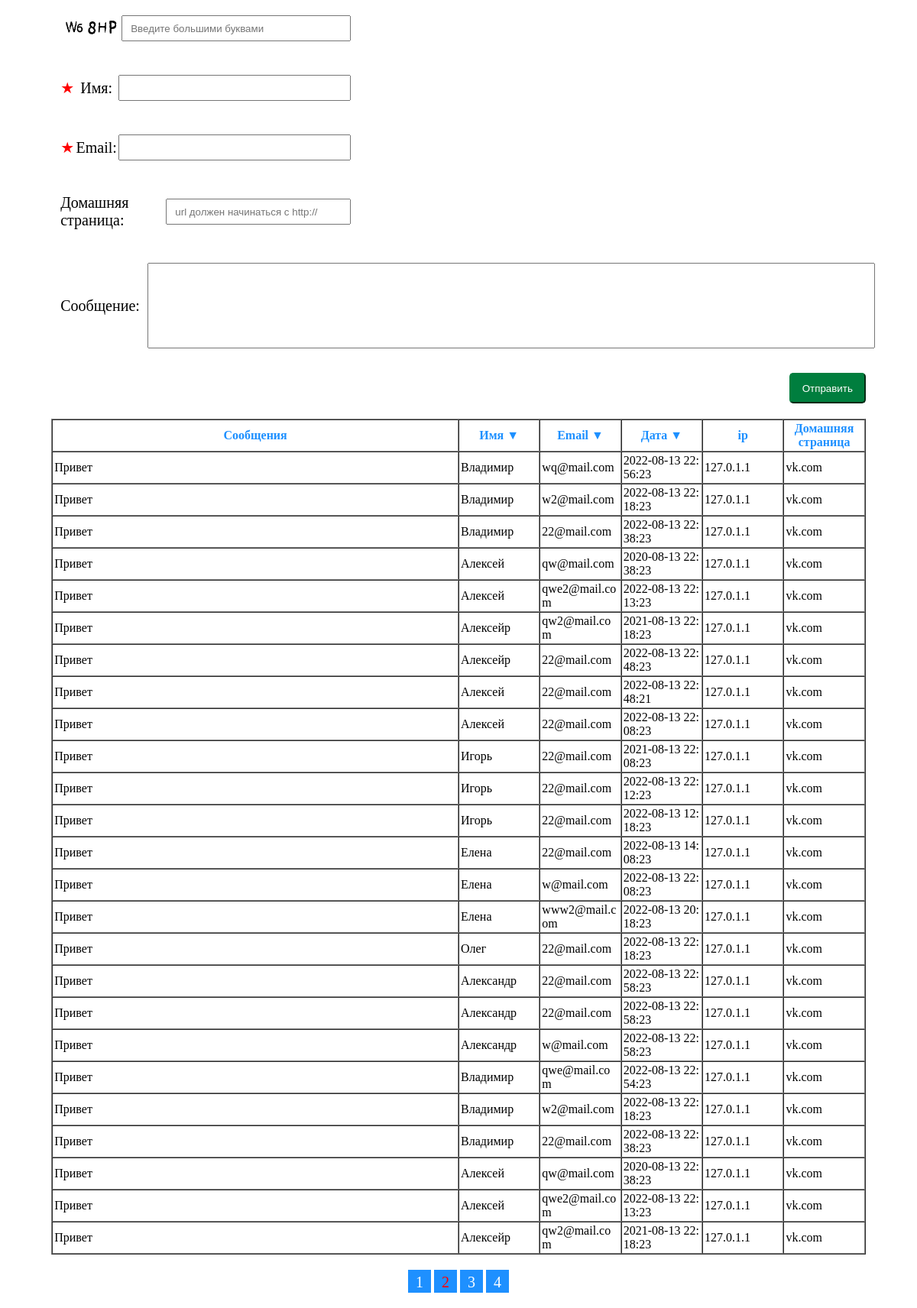
/?page=1, run on the app's committed database.
### tables this page shows
CREATE TABLE `guest` (
  `id` int(11) NOT NULL,
  `userName` varchar(255) NOT NULL,
  `email` varchar(350) DEFAULT NULL,
  `homePage` varchar(350) DEFAULT NULL,
  `text` text,
  `ip` varchar(250) DEFAULT NULL,
  `browser` text,
  `date` datetime NOT NULL
);

### router/routes.php (called while the page is built)
<?php
Router::run();

### index.php (called while the page is built, shortened)
<?php
require "router/routes.php";
?>

### Model/Guest.php (called while the page is built, shortened)
<?php
class Guest
{
    private $dsn = 'mysql:host=localhost;dbname=guest_book';
    private $username = 'root';
    private $password = '';
    private $dbh;
    public function __construct()
    {
        try {
            $this->dbh = new PDO($this->dsn, $this->username, $this->password);
        } catch (PDOException $e) {
            print "Error!: " . $e->getMessage() . "<br/>";
            die();
        }
    }
    public function getData()
    {
        $sql = "SELECT * FROM `guest`";
        $query = $this->dbh->prepare($sql);
        $query->execute();
        $result = $query->fetchAll();
        return $result;
    }
}

### Views/table.php (the view, shortened to what this page needs)
<table class="table" width="100%" border="1" cellspacing="0" cellpadding="2">
    <tr>
        <th width="50%">Сообщения</th>
        <th width="10%"><a href="/?userName=<? echo empty($_GET) || $_GET['userName'] == 'ASC' ? 'DESC' : 'ASC'; ?>">
                Имя
                <? echo empty($_GET) || $_GET['userName'] == 'ASC' ? "&#x25B2" : "&#x25BC"; ?></a></th>
        <th width="10%"><a href="/?email=<? echo empty($_GET) || $_GET['email'] == 'ASC' ? 'DESC' : 'ASC'; ?>">Email
                <? echo empty($_GET) || $_GET['email'] == 'ASC' ? "&#x25B2" : "&#x25BC"; ?></a></th>
        <th width="10%"><a href="/?date=<? echo empty($_GET) || $_GET['date'] == 'ASC' ? 'DESC' : 'ASC'; ?>">Дата
                <? echo empty($_GET) || $_GET['date'] == 'ASC' ? "&#x25B2" : "&#x25BC"; ?></a></th>
        <th width="10%">ip</th>
        <th width="10%">Домашняя страница</th>
    </tr>
    <? for ($i = $pagination['page'] * $pagination['count']; $i < ($pagination['page'] + 1) * $pagination['count']; $i++) {
        if (!empty($data[$i])) {
            ?>
            <tr width="50%">
                <div>
                    <td style="word-break:break-all;"><? echo $data[$i]['text'] ?></td>
                </div>
                <td style="word-break:break-all" width="10%"><? echo $data[$i]['userName'] ?></td>
                <td style="word-break:break-all" width="10%"><? echo $data[$i]['email'] ?></td>
                <td style="word-break:break-all" width="10%"><? echo $data[$i]['date'] ?></td>
                <td style="word-break:break-all" width="10%"><? echo $data[$i]['ip'] ?></td>
                <td style="word-break:break-all" width="10%"><? echo $data[$i]['homePage'] ?></td>
            </tr>
        <? }
    } ?>
</table>
<? if (!empty($data)) { ?>
    <div class="pagination">
        <? for ($p = 0; $p < $pagination['pageCount']; $p++) { ?>
            <a class="pagination_button <? echo $_GET['page'] == $p ? 'active_button' : '' ?>" href="<?
            if ($_GET['userName'] || $_GET['email'] || $_GET['date']) {
                echo '?' . key($_GET) . '=' . $_GET[key($_GET)] . '&' . 'page=' . $p;
            } else {
                echo '/?page=' . $p;
            }
            ?>"><? echo $p + 1 ?></a>
        <? } ?>
    </div>
<? } ?>

### public/css/style.css (style rules this page uses)
a { color: dodgerblue; text-decoration: none; }
.pagination { text-align: center; margin: 20px 0; }
.pagination_button { display: inline-block; background-color: dodgerblue; color: white; width: 20px; height: 20px; padding: 5px; font-size: 20px; }
.active_button { color: red; }
th { color: dodgerblue; }

### data on the page
guest: text "Привет", userName "Владимир", email "wq@mail.com", date "2022-08-13 22:56:23", ip "127.0.1.1", homePage "vk.com"
guest: text "Привет", userName "Владимир", email "w2@mail.com", date "2022-08-13 22:18:23", ip "127.0.1.1", homePage "vk.com"
guest: text "Привет", userName "Владимир", email "22@mail.com", date "2022-08-13 22:38:23", ip "127.0.1.1", homePage "vk.com"
guest: text "Привет", userName "Алексей", email "qw@mail.com", date "2020-08-13 22:38:23", ip "127.0.1.1", homePage "vk.com"
guest: text "Привет", userName "Алексей", email "qwe2@mail.com", date "2022-08-13 22:13:23", ip "127.0.1.1", homePage "vk.com"
guest: text "Привет", userName "Алексейр", email "qw2@mail.com", date "2021-08-13 22:18:23", ip "127.0.1.1", homePage "vk.com"
guest: text "Привет", userName "Алексейр", email "22@mail.com", date "2022-08-13 22:48:23", ip "127.0.1.1", homePage "vk.com"
guest: text "Привет", userName "Алексей", email "22@mail.com", date "2022-08-13 22:48:21", ip "127.0.1.1", homePage "vk.com"
guest: text "Привет", userName "Алексей", email "22@mail.com", date "2022-08-13 22:08:23", ip "127.0.1.1", homePage "vk.com"
guest: text "Привет", userName "Игорь", email "22@mail.com", date "2021-08-13 22:08:23", ip "127.0.1.1", homePage "vk.com"
guest: text "Привет", userName "Игорь", email "22@mail.com", date "2022-08-13 22:12:23", ip "127.0.1.1", homePage "vk.com"
guest: text "Привет", userName "Игорь", email "22@mail.com", date "2022-08-13 12:18:23", ip "127.0.1.1", homePage "vk.com"
guest: text "Привет", userName "Елена", email "22@mail.com", date "2022-08-13 14:08:23", ip "127.0.1.1", homePage "vk.com"
guest: text "Привет", userName "Елена", email "w@mail.com", date "2022-08-13 22:08:23", ip "127.0.1.1", homePage "vk.com"
guest: text "Привет", userName "Елена", email "www2@mail.com", date "2022-08-13 20:18:23", ip "127.0.1.1", homePage "vk.com"
guest: text "Привет", userName "Олег", email "22@mail.com", date "2022-08-13 22:18:23", ip "127.0.1.1", homePage "vk.com"
guest: text "Привет", userName "Александр", email "22@mail.com", date "2022-08-13 22:58:23", ip "127.0.1.1", homePage "vk.com"
guest: text "Привет", userName "Александр", email "22@mail.com", date "2022-08-13 22:58:23", ip "127.0.1.1", homePage "vk.com"
guest: text "Привет", userName "Александр", email "w@mail.com", date "2022-08-13 22:58:23", ip "127.0.1.1", homePage "vk.com"
guest: text "Привет", userName "Владимир", email "qwe@mail.com", date "2022-08-13 22:54:23", ip "127.0.1.1", homePage "vk.com"
guest: text "Привет", userName "Владимир", email "w2@mail.com", date "2022-08-13 22:18:23", ip "127.0.1.1", homePage "vk.com"
guest: text "Привет", userName "Владимир", email "22@mail.com", date "2022-08-13 22:38:23", ip "127.0.1.1", homePage "vk.com"
guest: text "Привет", userName "Алексей", email "qw@mail.com", date "2020-08-13 22:38:23", ip "127.0.1.1", homePage "vk.com"
guest: text "Привет", userName "Алексей", email "qwe2@mail.com", date "2022-08-13 22:13:23", ip "127.0.1.1", homePage "vk.com"
guest: text "Привет", userName "Алексейр", email "qw2@mail.com", date "2021-08-13 22:18:23", ip "127.0.1.1", homePage "vk.com"
